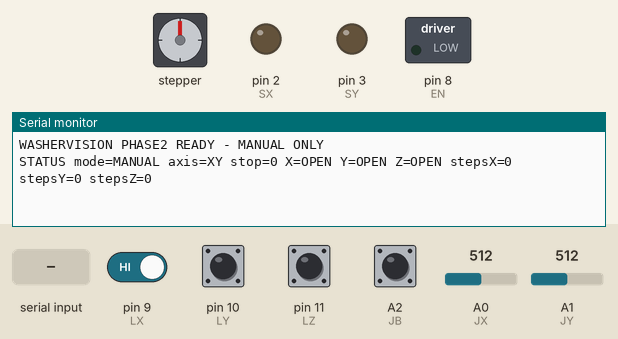
Recording of a sketch running on a simulated Arduino Uno, built with avr-gcc and run on an emulated ATmega328P. Parts: stepper motor, switched loads named in the sketch (green lamp = pin HIGH), output pins drawn as LEDs (lit = HIGH), the last lines printed to the serial monitor. Wiring (inferred from the names in the program): stepper motor (2048 steps per turn assumed): coils pin 4, pin 5, pin 6, pin 7. The test bench sets the inputs (shaded band); at power-on: A2 (JB), pin 9 (LX), pin 10 (LY), pin 11 (LZ) HIGH, A0 (JX) = 512, A1 (JY) = 512.

Above: at 1.2 s.
1.3 s: A2 (JB) pulled LOW for 0.15 s
At 2.3 s:
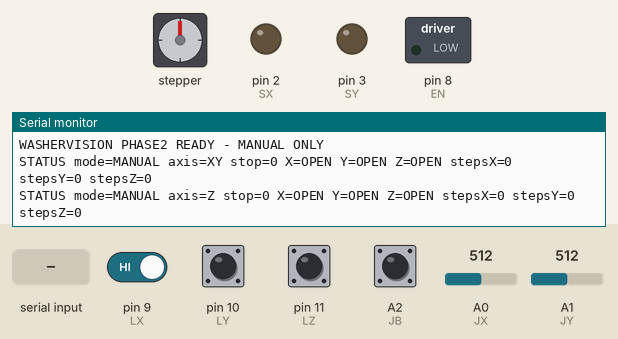
2.9 s: "PING\n" received over Serial
At 3.7 s:
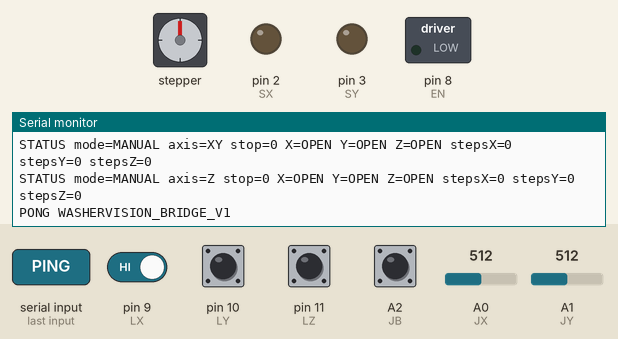
4.4 s: "STOP\n" received over Serial
At 4.8 s:
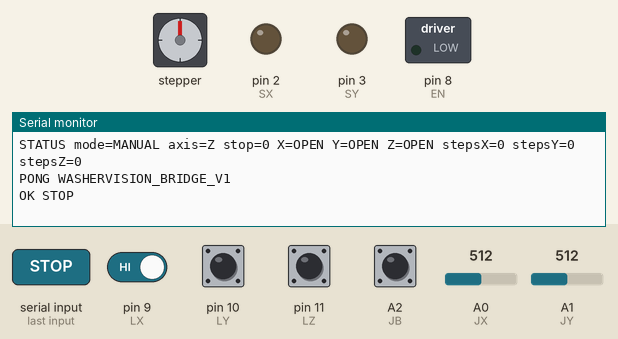
5.9 s: "RESETSTOP\n" received over Serial
At 7.1 s:
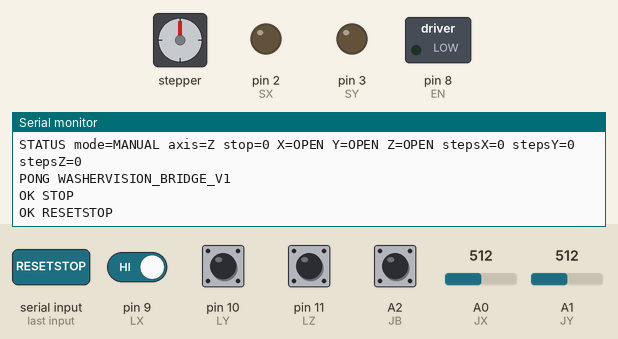
7.4 s: pin 9 (LX) driven LOW and A2 (JB) driven LOW
At 8.1 s:
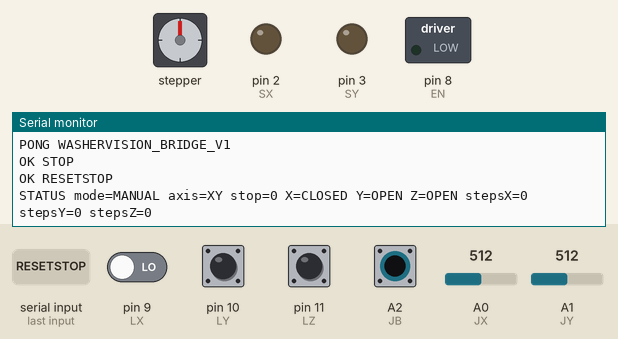

The sketch:

washer_calibration_phase2.ino
```cpp
/* WasherVision Phase 2: joystick + NC limits + relative step counters.
   Arduino Uno / CNC Shield V3. Not GRBL. No automatic movement.
   X left limit D9; Y backward D10; Z bottom D11.
   Joystick RIGHT -> X right; UP -> Y backward; UP in Z mode -> Z down.
   WARNING: Counters are relative, not homed machine coordinates.
*/
const byte SX=2, DX=5, SY=3, DY=6, SZ=4, DZ=7, EN=8;
const byte LX=9, LY=10, LZ=11;
const byte JX=A0, JY=A1, JB=A2;
long stepsX=0, stepsY=0, stepsZ=0;
bool zMode=false, stopped=false, autoLock=false;
bool buttonPrev=HIGH;
unsigned long buttonChanged=0, lastStepAt=0;
char command[48]; byte commandLen=0;

bool openLimit(byte pin) { return digitalRead(pin)==HIGH; } // NC: HIGH = pressed or wire broken
void report() {
  Serial.print(F("STATUS mode=")); Serial.print(autoLock?F("AUTO_LOCK"):F("MANUAL"));
  Serial.print(F(" axis=")); Serial.print(zMode?F("Z"):F("XY"));
  Serial.print(F(" stop=")); Serial.print(stopped?1:0);
  Serial.print(F(" X=")); Serial.print(openLimit(LX)?F("OPEN"):F("CLOSED"));
  Serial.print(F(" Y=")); Serial.print(openLimit(LY)?F("OPEN"):F("CLOSED"));
  Serial.print(F(" Z=")); Serial.print(openLimit(LZ)?F("OPEN"):F("CLOSED"));
  Serial.print(F(" stepsX=")); Serial.print(stepsX);
  Serial.print(F(" stepsY=")); Serial.print(stepsY);
  Serial.print(F(" stepsZ=")); Serial.println(stepsZ);
}
void handleCommand(const char* c) {
  if (!strcmp(c,"PING")) Serial.println(F("PONG WASHERVISION_BRIDGE_V1"));
  else if (!strcmp(c,"STATUS") || !strcmp(c,"COUNTS")) report();
  else if (!strcmp(c,"STOP")) { stopped=true; Serial.println(F("OK STOP")); }
  else if (!strcmp(c,"RESETSTOP")) { stopped=false; Serial.println(F("OK RESETSTOP")); }
  else if (!strcmp(c,"MODE AUTO")) { autoLock=true; Serial.println(F("OK AUTO_LOCK - NO MOTION")); }
  else if (!strcmp(c,"MODE MANUAL")) { autoLock=false; Serial.println(F("OK MANUAL")); }
  else if (!strcmp(c,"ZEROCOUNTS")) {
    if (stopped && analogRead(JX)>=470 && analogRead(JX)<=550 && analogRead(JY)>=470 && analogRead(JY)<=550) {
      stepsX=stepsY=stepsZ=0; Serial.println(F("OK RELATIVE COUNTS ZEROED - NOT HOMED"));
    } else Serial.println(F("ERR STOP AND CENTER JOYSTICK FIRST"));
  }
  else Serial.println(F("ERR UNKNOWN COMMAND"));
}
void readSerial() {
  while (Serial.available()) {
    char c=Serial.read();
    if (c=='\n' || c=='\r') {
      if (commandLen) { command[commandLen]=0; handleCommand(command); commandLen=0; }
    } else if (commandLen<sizeof(command)-1) command[commandLen++]=c;
    else { commandLen=0; Serial.println(F("ERR COMMAND TOO LONG")); }
  }
}
void pulse(byte stepPin, byte dirPin, bool dirHigh, long &counter, int sign, unsigned long periodUs) {
  // Re-check switch immediately before each pulse in the caller.
  unsigned long now=micros();
  if ((unsigned long)(now-lastStepAt)<periodUs) return;
  lastStepAt=now;
  digitalWrite(dirPin,dirHigh?HIGH:LOW);
  delayMicroseconds(5);
  digitalWrite(stepPin,HIGH); delayMicroseconds(5); digitalWrite(stepPin,LOW);
  counter+=sign; // commanded pulses, not encoder-verified motion
}
void setup() {
  pinMode(SX,OUTPUT); pinMode(DX,OUTPUT);
  pinMode(SY,OUTPUT); pinMode(DY,OUTPUT);
  pinMode(SZ,OUTPUT); pinMode(DZ,OUTPUT);
  pinMode(EN,OUTPUT); digitalWrite(EN,HIGH); // disabled while configuring
  pinMode(LX,INPUT_PULLUP); pinMode(LY,INPUT_PULLUP); pinMode(LZ,INPUT_PULLUP);
  pinMode(JB,INPUT_PULLUP);
  Serial.begin(9600);
  digitalWrite(EN,LOW); // drivers hold position; disconnect motor supply during first test
  Serial.println(F("WASHERVISION PHASE2 READY - MANUAL ONLY"));
  report();
}
void loop() {
  readSerial();
  bool button=digitalRead(JB);
  if (button!=buttonPrev && millis()-buttonChanged>40) {
    buttonChanged=millis();
    if (button==LOW) { zMode=!zMode; report(); }
    buttonPrev=button;
  }
  if (stopped || autoLock) return;
  int x=analogRead(JX), y=analogRead(JY);
  int dx=abs(x-512), dy=abs(y-512);
  if (zMode) {
    if (y>550 && !openLimit(LZ)) pulse(SZ,DZ,HIGH,stepsZ,-1,2500); // DOWN blocked at bottom
    else if (y<470) pulse(SZ,DZ,LOW,stepsZ,+1,2500); // UP away
  } else if (dy>=dx) {
    if (y>550 && !openLimit(LY)) pulse(SY,DY,LOW,stepsY,-1,2500); // BACK blocked
    else if (y<470) pulse(SY,DY,HIGH,stepsY,+1,2500); // FORWARD away
  } else {
    if (x>550) pulse(SX,DX,HIGH,stepsX,+1,2500); // RIGHT away
    else if (x<470 && !openLimit(LX)) pulse(SX,DX,LOW,stepsX,-1,2500); // LEFT blocked
  }
}
```

Measured:
- after the input at 1.3 s, the serial monitor: prints a new line at once (image 1)
- after the input at 2.9 s, the serial monitor: prints a new line at once (image 2)
- after the input at 4.4 s, the serial monitor: prints a new line at once (image 3)
- after the input at 5.9 s, the serial monitor: prints a new line at once (image 4)
- after the input at 7.4 s, the serial monitor: prints a new line at once (image 5)
